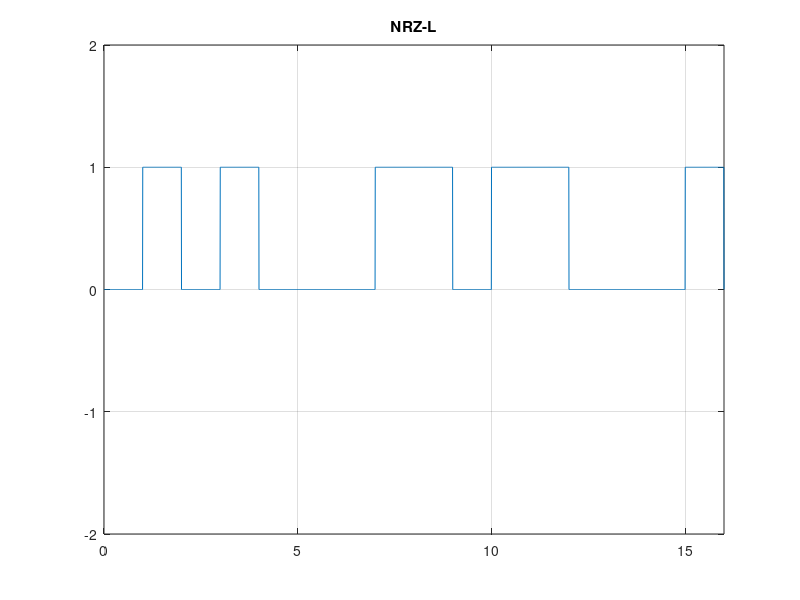

Reproduce this figure in MATLAB.
x=[ 0 1 0 1 0 0 0 1 1 0 1 1 0 0 0 1 ];
T=length(x);
n=200;
N=n*T;
dt=T/N;
t=0:dt:T;
y=zeros(1,length(t));
for i=0:T-1;
    if x(i+1)==1
        y(i*n+1 : (i+1)*n)=1;
    else
        y(i*n+1 : (i+1)*n)=0;
    end;
end;
plot(t,y);
axis([0 t(end) -2 2]);
grid on;
title('NRZ-L');